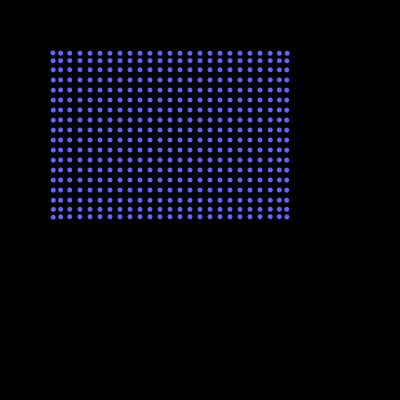
Frame 1 (no input)
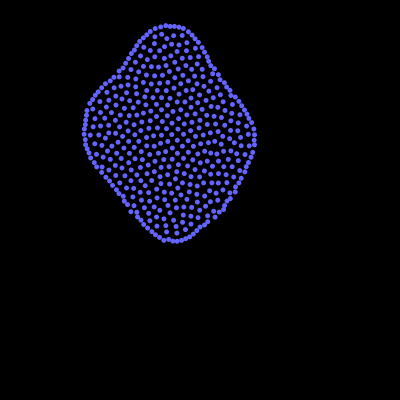
Frame 60 (the mouse pressed at the canvas centre just before this capture)
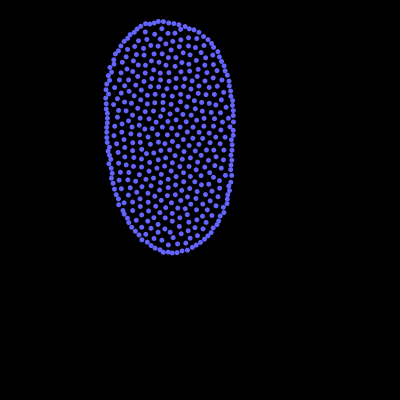
Frame 120 (the mouse held since frame 60 and released just before this capture)

The Processing sketch that drew these frames (run headless with seeded random() and noise(); from frame 60 on, the mouse is pressed at the canvas centre):

// Processing sketch: color_paint
// ── color_paint.pde

int N = 450;
WaterParticle[] particles;
Spring[][] springs;

float const_h = 30;

// double relaxation constants
float const_k = 0.004;
float const_k_near = 0.01;
float const_density = 10;


// spring constants
float const_alpha = 0;      // plasticity
float const_gamma = 0.1;
float const_k_spring = 0.3;

// viscosity constants
float const_beta = 0.1; // ?
float const_sigma = 0;

void setup()
{
  size(400, 400);
  smooth();
  noStroke();
 
  background(0, 0, 0); 
  frameRate(30);
  
  
  initAnimation();
}

void draw()
{
  iterate(8);
  
  pushMatrix();
  translate(50, 50);
  
  background(0, 0, 0);
  
  for (int i=0; i<N; i++)
  {
    particles[i].draw();
  }
  popMatrix();
}

void mousePressed()
{
  iterate(5);
}

void initAnimation()
{
  particles = new WaterParticle[N];
  
  for (int i=0; i<N; i++)
  {
    particles[i] = new WaterParticle(
            new PVector((i%25)*10, (i/25)*10),
            new PVector(0, 0));
  }
  
  springs = new Spring[N][N];
}

int prevTime = 0;

void iterate(float dt)
{
  float start = millis();
  
  /* setup delta time */
  /*if (prevTime==0) 
        dt = 1;
  else 
        dt = (millis() - dt) / 1000;
  prevTime = millis();
  */
  
  /* apply gravity */
  for (int i=0; i<N; i++)
  {
    particles[i].velocity.add(new PVector(0, 0, dt*10));
  }

  /* apply viscosity */
  applyViscosity(dt);
  
  for (int i=0; i<N; i++)
  {
    // save prev position
    particles[i].prevPos.set(particles[i].pos);
    
    // advance to predicted position
    particles[i].pos.add(PVector.mult(particles[i].velocity, dt));
  }
  
  ajustSprings(dt);
  
  applySpringsDisplacements(dt);
  
  doubleDensityRelaxation(dt);
  
  //resolveCollisions();
  
  for (int i=0; i<N; i++)
  {
    PVector.sub(particles[i].pos, particles[i].prevPos, particles[i].velocity);
    particles[i].velocity.div(dt);
  }
  
  float end = millis();
  
  println("interate time = " + (end - start));
}

void applyViscosity(float dt)
{
  for (int i=0; i<N; i++)
  {
    for (int j=i+1; j<N; j++)
    {
      PVector Vrij = PVector.sub(particles[j].pos, particles[i].pos);
      float rij = Vrij.mag();
      float q = rij / const_h;
      if (q<1)
      {
        PVector VrijNorm = PVector.div(Vrij, rij);
        // inward radial velocity
        float u = PVector.sub(particles[i].velocity, particles[j].velocity).dot(VrijNorm);
        if (u>0)
        {
          PVector I = PVector.mult(VrijNorm, dt * (1 - q) * (const_sigma*u + const_beta*pow(u,2)));
          I.div(2);
          particles[i].velocity.sub(I);
          particles[j].velocity.add(I);
        }
      }
    }
  }
}

void ajustSprings(float dt)
{
  for (int i=0; i<N; i++)
  {
    for (int j=i+1; j<N; j++)
    {
      PVector Vrij = PVector.sub(particles[j].pos, particles[i].pos);
      float rij = Vrij.mag();
      float q = rij / const_h;
      if (q<1)
      {
        if (springs[i][j]==null)
        {
          springs[i][j] = new Spring(const_h);
        }
        
        // tolerable deformation = yield ratio * rest length
        float d = const_gamma*springs[i][j].restLength;
        if (rij > springs[i][j].restLength + d)
              springs[i][j].restLength += dt*const_alpha*(rij - springs[i][j].restLength - d);
        else if (rij < springs[i][j].restLength - d)
              springs[i][j].restLength -= dt*const_alpha*(springs[i][j].restLength - d - rij);
      }
      
      if (springs[i][j] != null && springs[i][j].restLength > const_h)
            springs[i][j] = null;
    }
  }
}
  
void applySpringsDisplacements(float dt)
{
  for (int i=0; i<N; i++)
  {
    for (int j=i+1; j<N; j++)
    {
      if (springs[i][j] != null)
      {
        PVector Vrij = PVector.sub(particles[j].pos, particles[i].pos);
        float rij = Vrij.mag();
        PVector VrijNorm = PVector.div(Vrij, rij);
      
        PVector D = PVector.mult(VrijNorm, 
                        pow(dt,2) * 
                        const_k_spring * 
                        (1 - springs[i][j].restLength/const_h) *
                        (springs[i][j].restLength - rij));
        D.div(2);
        particles[i].pos.sub(D);
        particles[j].pos.add(D);
      }
    }
  }
}
  
void doubleDensityRelaxation(float dt)
{
  for (int i=0; i<N; i++)
  {
    float density = 0;
    float nearDensity = 0;
    
    // compute density and near-density
    for (int j=0; j<N; j++)
    {
      if (i==j) continue;

      PVector Vrij = PVector.sub(particles[j].pos, particles[i].pos);
      float rij = Vrij.mag();
      
      float q = rij/const_h;
      if (q<1)
      {
        density += pow(1-q, 2);
        nearDensity += pow(1-q, 3);
      }
    }
    
    // compute pressure and near pressure
    float pressure = const_k * (density - const_density);
    float nearPressure = const_k_near * nearDensity;
    PVector dx = new PVector();
    for (int j=0; j<N; j++)
    {
      if (i==j) continue;
      
      PVector Vrij = PVector.sub(particles[j].pos, particles[i].pos);
      float rij = Vrij.mag();
      PVector VrijNorm = PVector.div(Vrij, rij);
      
      float q = rij/const_h;
      if (q<1)
      {
        PVector D = PVector.mult(VrijNorm, 
                    pow(dt, 2) *
                    (pressure*(1-q) + nearPressure*pow(1-q, 2)));
        D.div(2);
        particles[j].pos.add(D);
        dx.sub(D);
      }
    }
    
    // update particle i
    particles[i].pos.add(dx);
  }
}
  
void resolveCollisions()
{
}

class WaterParticle
{
  PVector pos;
  PVector prevPos;
  PVector velocity;
  
  WaterParticle(PVector p, PVector v)
  {
    pos = p;
    velocity = v;
    
    prevPos = new PVector();
  }
  
  void draw()
  {
    fill(100, 100, 255);
    ellipse(pos.x, pos.y, 5, 5);
  }
}

class Spring
{
  float restLength;
  
  Spring(float l)
  {
    restLength = l;
  }
}
